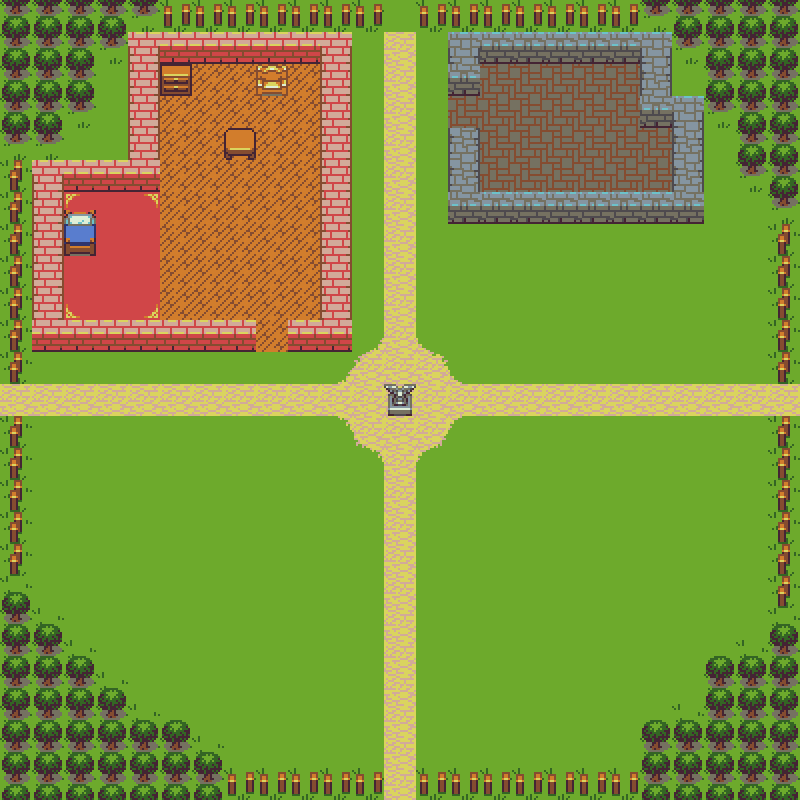

This game map was drawn from its Tiled (.tmx) file and the tilesets committed beside it. A one-line description and the trimmed map source follow:
An orthogonal 25x25 tile map with 32x32 px tiles, 4 tile layers (subGroundLayer, superGroundLayer, collisionLayer, topLayer) and 40 objects (5x Exit, 3x Chest, Stairs, Fire, Sign).

<map version="1.0" orientation="orthogonal" renderorder="right-down" width="25" height="25" tilewidth="32" tileheight="32" nextobjectid="43">
 <tileset firstgid="1" name="tiny_32" tilewidth="32" tileheight="32" tilecount="256" columns="16">
  <image source="../images/tiny_32.png" width="512" height="512" />
  <tile id="8">
   <objectgroup draworder="index">
    <object id="0" x="0" y="0" width="32" height="32" />
   </objectgroup>
  </tile>
  <tile id="9">
   <objectgroup draworder="index">
    <object id="0" x="0" y="0" width="32" height="32" />
   </objectgroup>
  </tile>
  <tile id="10">
   <objectgroup draworder="index">
    <object id="0" x="0" y="0" width="32" height="32" />
   </objectgroup>
  </tile>
  <tile id="11">
   <objectgroup draworder="index">
    <object id="0" x="0" y="0" width="32" height="32" />
   </objectgroup>
  </tile>
  <tile id="12">
   <properties>
    <property name="targetX" type="int" value="576" />
   </properties>
   <objectgroup draworder="index">
    <object id="0" x="0" y="0" width="32" height="32" />
   </objectgroup>
  </tile>
  <tile id="13">
   <objectgroup draworder="index">
    <object id="0" x="0" y="0" width="32" height="32" />
   </objectgroup>
  </tile>
  <tile id="14">
   <objectgroup draworder="index">
    <object id="0" x="0" y="0" width="32" height="32" />
   </objectgroup>
  </tile>
  <tile id="15">
   <objectgroup draworder="index">
    <object id="0" x="0" y="0" width="32" height="32" />
   </objectgroup>
  </tile>
  <tile id="24">
   <objectgroup draworder="index">
    <object id="0" x="0" y="0" width="32" height="32" />
   </objectgroup>
  </tile>
  <tile id="36">
   <objectgroup draworder="index">
    <object id="0" type="Chest" x="0" y="8" width="32" height="24" />
   </objectgroup>
  </tile>
  <tile id="37">
   <objectgroup draworder="index">
    <object id="0" x="0" y="8" width="32" height="24" />
   </objectgroup>
  </tile>
  <tile id="38">
   <objectgroup draworder="index">
    <object id="0" x="0" y="8" width="32" height="24" />
   </objectgroup>
  </tile>
  <tile id="39">
   <objectgroup draworder="index">
    <object id="0" x="0" y="8" width="32" height="24" />
   </objectgroup>
  </tile>
  <tile id="51">
   <objectgroup draworder="index">
    <object id="0" x="0" y="18" width="32" height="14" />
   </objectgroup>
  </tile>
  <tile id="56">
   <objectgroup draworder="index">
    <object id="0" x="0" y="16" width="32" height="16" />
   </objectgroup>
  </tile>
  <tile id="67">
   <objectgroup draworder="index">
    <object id="0" x="0" y="0" width="32" height="32" />
   </objectgroup>
  </tile>
  <tile id="72">
   <objectgroup draworder="index">
    <object id="0" x="0" y="0" width="32" height="16" />
   </objectgroup>
  </tile>
  <tile id="80">
   <objectgroup draworder="index">
    <object id="0" x="0" y="0" width="32" height="32" />
   </objectgroup>
  </tile>
  <tile id="81">
   <objectgroup draworder="index">
    <object id="0" x="0" y="0" width="32" height="32" />
   </objectgroup>
  </tile>
  <tile id="82">
   <objectgroup draworder="index">
    <object id="0" x="0" y="0" width="32" height="32" />
   </objectgroup>
  </tile>
  <tile id="91">
   <objectgroup draworder="index">
    <object id="0" x="0" y="4" width="31.75" height="24" />
   </objectgroup>
  </tile>
  <tile id="92">
   <objectgroup draworder="index">
    <object id="0" x="10" y="0" width="12.25" height="32" />
   </objectgroup>
  </tile>
  <tile id="96">
   <objectgroup draworder="index">
    <object id="0" x="0" y="0" width="32" height="32" />
   </objectgroup>
  </tile>
  <tile id="97">
   <objectgroup draworder="index">
    <object id="0" x="0" y="0" width="32" height="32" />
   </objectgroup>
  </tile>
  <tile id="98">
   <objectgroup draworder="index">
    <object id="0" x="0" y="0" width="32" height="32" />
   </objectgroup>
  </tile>
  <tile id="100">
   <objectgroup draworder="index">
    <object id="0" x="0" y="0" width="32" height="32" />
   </objectgroup>
  </tile>
  <tile id="112">
   <objectgroup draworder="index">
    <object id="0" x="0" y="0" width="32" height="32" />
   </objectgroup>
  </tile>
  <tile id="113">
   <objectgroup draworder="index">
    <object id="0" x="0" y="0" width="32" height="32" />
   </objectgroup>
  </tile>
  <tile id="114">
   <objectgroup draworder="index">
    <object id="0" x="0" y="0" width="32" height="32" />
   </objectgroup>
  </tile>
  <tile id="122">
   <objectgroup draworder="index">
    <object id="0" type="Stairs" x="0" y="0" width="32" height="32" />
   </objectgroup>
  </tile>
  <tile id="140">
   <objectgroup draworder="index">
    <object id="0" x="0" y="0" width="32" height="32" />
   </objectgroup>
  </tile>
 </tileset>
 <layer name="subGroundLayer" width="25" height="25">
  <properties>
   <property name="interaction" type="bool" value="false" />
  </properties>
  <data>[625 cells, 623 non-empty, 9 distinct tile ids]</data>
 </layer>
 <layer name="superGroundLayer" width="25" height="25">
  <data>[625 cells, 60 non-empty, 9 distinct tile ids]</data>
 </layer>
 <layer name="collisionLayer" width="25" height="25">
  <properties>
   <property name="collision" type="bool" value="true" />
  </properties>
  <data>[625 cells, 192 non-empty, 19 distinct tile ids]</data>
 </layer>
 <objectgroup name="objectLayer">
  <object id="31" name="fire" type="Fire" gid="98" x="512" y="64" width="32" height="32">
   <properties>
    <property name="frame" value="97" />
    <property name="texture" value="mapTileset" />
   </properties>
  </object>
  <object id="32" name="goldChest" type="Chest" gid="37" x="640" y="160" width="32" height="32">
   <properties>
    <property name="contents" value="gold" />
    <property name="frame" value="36" />
    <property name="group" value="chests" />
    <property name="texture" value="mapTileset" />
   </properties>
  </object>
  <object id="33" name="potionChest" type="Chest" gid="37" x="192" y="96" width="32" height="32">
   <properties>
    <property name="contents" value="potion" />
    <property name="frame" value="36" />
    <property name="group" value="chests" />
    <property name="texture" value="mapTileset" />
   </properties>
  </object>
  <object id="35" name="to2BB1" type="Exit" gid="2147483771" x="608" y="96" width="32" height="32">
   <properties>
    <property name="flipX" type="bool" value="true" />
    <property name="frame" type="int" value="122" />
    <property name="group" value="exits" />
    <property name="playerDirection" value="up" />
    <property name="targetArea" value="2b-b1" />
    <property name="targetColumn" type="int" value="18" />
    <property name="targetRow" type="int" value="2" />
    <property name="texture" value="mapTileset" />
   </properties>
  </object>
  <object id="37" name="to1B" type="Exit" gid="76" x="384" y="32" width="32" height="32">
   <properties>
    <property name="frame" type="int" value="75" />
    <property name="group" value="exits" />
    <property name="targetArea" value="1b" />
    <property name="targetColumn" type="int" value="12" />
    <property name="targetRow" type="int" value="23" />
    <property name="texture" value="mapTileset" />
   </properties>
  </object>
  </objectgroup>
 <layer name="topLayer" width="25" height="25">
  <properties>
   <property name="top" type="bool" value="true" />
  </properties>
  <data>[625 cells, 79 non-empty, 1 distinct tile ids]</data>
 </layer>
</map>
<!-- 4 of 40 objects omitted -->